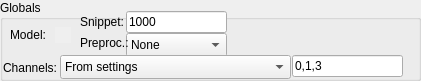
   <widget class="QGroupBox" name="groupBox_9">
    <property name="geometry">
     <rect>
      <x>0</x>
      <y>0</y>
      <width>421</width>
      <height>81</height>
     </rect>
    </property>
    <property name="title">
     <string>Globals</string>
    </property>
    <widget class="QLabel" name="label_14">
     <property name="geometry">
      <rect>
       <x>10</x>
       <y>27</y>
       <width>41</width>
       <height>16</height>
      </rect>
     </property>
     <property name="text">
      <string>Model:</string>
     </property>
    </widget>
    <widget class="QLabel" name="Model_ready_label">
     <property name="geometry">
      <rect>
       <x>55</x>
       <y>27</y>
       <width>16</width>
       <height>16</height>
      </rect>
     </property>
     <property name="autoFillBackground">
      <bool>true</bool>
     </property>
     <property name="text">
      <string/>
     </property>
    </widget>
    <widget class="QLabel" name="label_10">
     <property name="geometry">
      <rect>
       <x>80</x>
       <y>14</y>
       <width>51</width>
       <height>16</height>
      </rect>
     </property>
     <property name="text">
      <string>Snippet:</string>
     </property>
    </widget>
    <widget class="QLineEdit" name="classification_snippet_size_text">
     <property name="geometry">
      <rect>
       <x>126</x>
       <y>11</y>
       <width>101</width>
       <height>22</height>
      </rect>
     </property>
     <property name="text">
      <string>1000</string>
     </property>
    </widget>
    <widget class="QComboBox" name="classification_preproc_dropdown">
     <property name="geometry">
      <rect>
       <x>126</x>
       <y>33</y>
       <width>101</width>
       <height>24</height>
      </rect>
     </property>
     <property name="currentText">
      <string>None</string>
     </property>
     <property name="currentIndex">
      <number>0</number>
     </property>
     <property name="placeholderText">
      <string>None</string>
     </property>
     <item>
      <property name="text">
       <string>None</string>
      </property>
     </item>
     <item>
      <property name="text">
       <string>torch_MEL</string>
      </property>
     </item>
     <item>
      <property name="text">
       <string>torch_FFT</string>
      </property>
     </item>
     <item>
      <property name="text">
       <string>torch_MFCC</string>
      </property>
     </item>
     <item>
      <property name="text">
       <string>torch_WFFT</string>
      </property>
     </item>
     <item>
      <property name="text">
       <string>torch_GrifLim</string>
      </property>
     </item>
     <item>
      <property name="text">
       <string>torch_LFCC</string>
      </property>
     </item>
     <item>
      <property name="text">
       <string>torch_SpecCentr</string>
      </property>
     </item>
     <item>
      <property name="text">
       <string>tocrh_DWT</string>
      </property>
     </item>
    </widget>
    <widget class="QLabel" name="label_15">
     <property name="geometry">
      <rect>
       <x>80</x>
       <y>35</y>
       <width>50</width>
       <height>16</height>
      </rect>
     </property>
     <property name="text">
      <string>Preproc.:</string>
     </property>
    </widget>
    <widget class="QLabel" name="label_25">
     <property name="geometry">
      <rect>
       <x>3</x>
       <y>60</y>
       <width>91</width>
       <height>16</height>
      </rect>
     </property>
     <property name="text">
      <string>Channels:</string>
     </property>
    </widget>
    <widget class="QComboBox" name="classification_channels_choice_drop_down">
     <property name="geometry">
      <rect>
       <x>60</x>
       <y>55</y>
       <width>231</width>
       <height>24</height>
      </rect>
     </property>
     <property name="currentText">
      <string>From settings</string>
     </property>
     <property name="currentIndex">
      <number>0</number>
     </property>
     <property name="placeholderText">
      <string>this_plate_this_segment</string>
     </property>
     <item>
      <property name="text">
       <string>From settings</string>
      </property>
     </item>
     <item>
      <property name="text">
       <string>User defined (&quot;,&quot; as separator)-&gt;:</string>
      </property>
     </item>
    </widget>
    <widget class="QLineEdit" name="classification_user_channels_text_box">
     <property name="geometry">
      <rect>
       <x>292</x>
       <y>55</y>
       <width>111</width>
       <height>22</height>
      </rect>
     </property>
     <property name="text">
      <string>0,1,3</string>
     </property>
    </widget>
   </widget>
